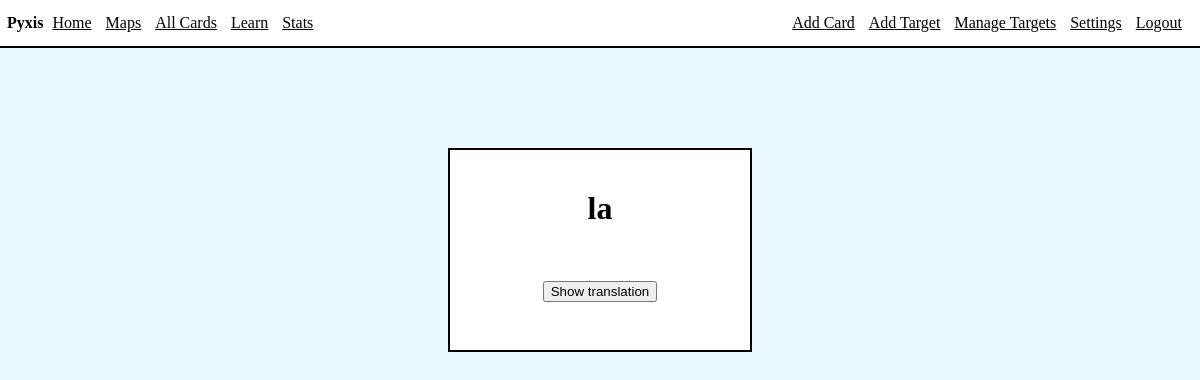
The app's page /flashcards (signed in), older data.
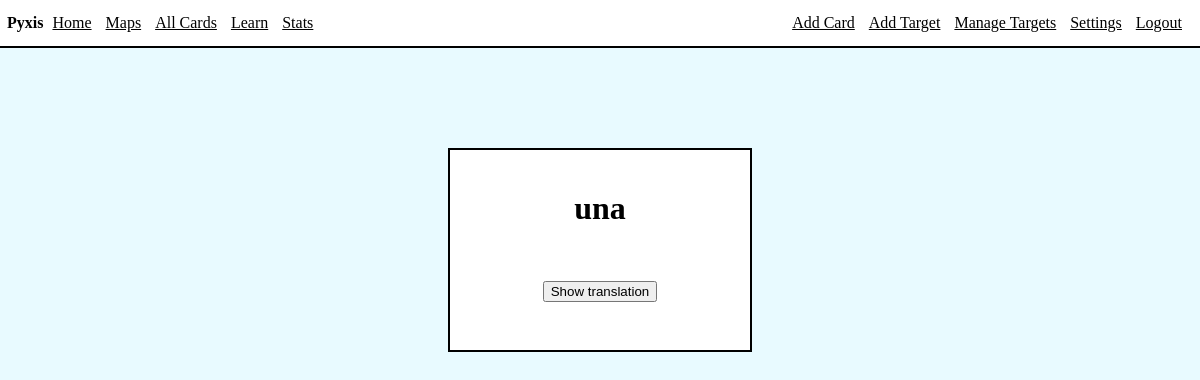
The same page, newer data.
### app/models.py (models this page shows, shortened)
class Card(db.Model):
    id = db.Column(db.Integer, index=True, primary_key=True)
    word = db.Column(db.String(64), index=True)
    translation = db.Column(db.String(1000), index=True)
    status = db.Column(db.String(64), index=True)
    nextReviewDate = db.Column(db.Date, index=True)
    lastInterval = db.Column(db.Integer)
    variants = db.relationship("Variant", backref='card', lazy=True)
    user_id = db.Column(db.Integer, db.ForeignKey('user.id'))

### app/routes.py (the view, shortened to what this page needs)
@app.route('/flashcards', methods=['GET', 'POST'])
@login_required
def flashcards():
    flashcards = getFlashcards()
    repeatForm = RepeatCard()
    completeForm = CompleteCard()
    if not flashcards:
        flash('You have reviewed all due cards!')
        return render_template('learn.html', title='Learn')
    if not flashcards:
        flash('You have reviewed all due cards!')
        return render_template('learn.html', title='Learn')
    return render_template('flashcards.html', title='Flashcards', flashcards=flashcards, flashcard=flashcards[0], repeatForm=repeatForm, completeForm=completeForm)

### app/helpers.py (called while the page is built)
def getFlashcards():
    curDate = date.today()
    flashcards = db.session.query(Card).filter(Card.nextReviewDate<=curDate, Card.status!='repeat', Card.user_id==current_user.id).all()
    if not flashcards:
        flashcards = getReviewCards()
    return flashcards

### app/models.py (called while the page is built)
@login.user_loader
def load_user(id):
    return User.query.get(int(id))

### app/templates/flashcards.html (shortened to what this page needs)
{% extends 'base.html' %}
{% block content %}
<div class="int">
    {% if not flashcards %}
        <p>No more cards to review today!</p>
    {% else %}
    <div class="flashcard">
        <div class="entireCard">
        <div class="cardText">{{ flashcard.word }}</div><br>
        <br><br>
        <div class="cardButtons">
        <button class="swap" id="showElement" onclick="swap()">Show translation</button>
        <div class="cardOptions">
        </div>
        </div>
        </div>
    </div>
    {% endif %}
</div>
{% endblock %}

Row changes from the older to the newer data that the page shows:
no longer on this page (row edited): Card: word "la"
now on this page (row unchanged): Card: word "una"
